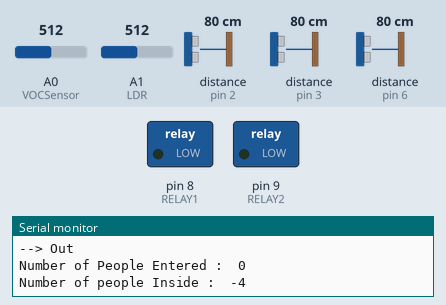
Simulated run of this sketch. Board: Arduino Uno, built with avr-gcc and run on an emulated ATmega328P. On the bench: switched loads named in the sketch (green lamp = pin HIGH), the last lines printed to the serial monitor. Wiring (inferred from the names in the program): 2 × ultrasonic range finder: trigger pin 4, echo pin 2 / trigger pin 5, echo pin 3. Dashed ring = blinking. The inputs (shaded band) are chosen by the test bench; at power-on: distance to the obstacle (sensors on pin 3, pin 2, pin 6) 80 cm, A0 (VOCSensor) = 512, A1 (LDR) = 512. The echo pulse lasts 58.3 µs per cm; the modem accepts every AT command (registered, SIM ready, sends succeed) and sends nothing else; pins used as bus, display or sensor lines are not drawn.

Above: at 1.2 s.
1.3 s: distance to the obstacle (sensor on pin 3) set to 60 cm
5.0 s: distance to the obstacle (sensor on pin 2) set to 2 cm
8.7 s: distance to the obstacle (sensor on pin 2) set to 120 cm
At 11.5 s:
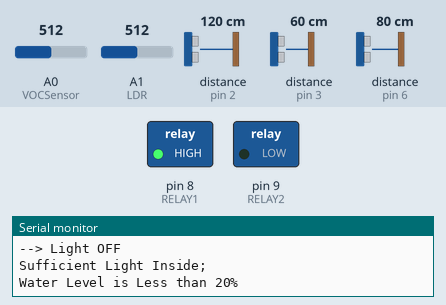
12.4 s: A0 (VOCSensor) set to 323
16.1 s: A0 (VOCSensor) set to 291
At 17.6 s:
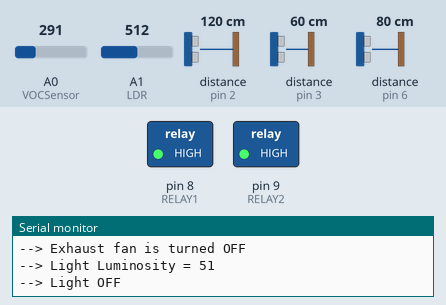
18.0 s: A1 (LDR) set to 692
19.6 s: A1 (LDR) set to 719
At 20.2 s:
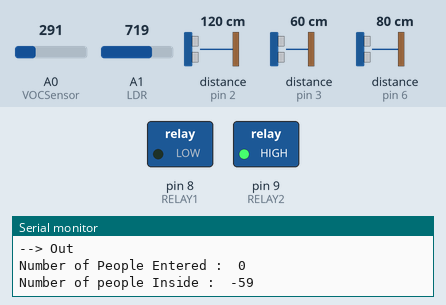
Timing chart, 0 to 22.2 s (numbered marks = the images above; inputs shaded):
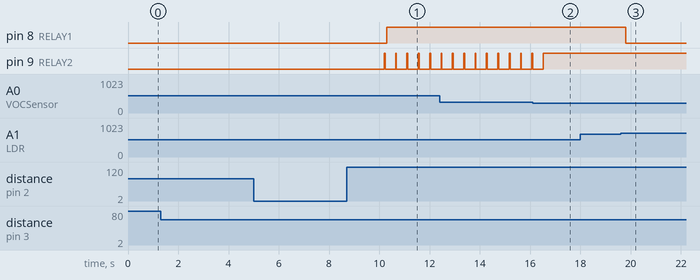

The sketch:

ProperCode.ino
```cpp
#include <SoftwareSerial.h>

/* RX and TX of Arduino to TX RX of ESP8266*/
#define RX 10
#define TX 11

// for person counter
#define trigPin1 4
#define echoPin1 2
#define trigPin2 5
#define echoPin2 3
#define trigPin3 7
#define echoPin3 6

//For the Relay
#define RELAY1  8
#define RELAY2  9

/* Wifi Address and Details*/
/*---------------------------------*/
String AP = "M7";
String PASS = "qwertyuipo";
/*---------------------------------*/

int countTrueCommand;
int countTimeCommand;
/* Server Setups, Server is in flask yay! */

/*---------------------------------*/
String HOST = "192.168.1.102";
String PORT = "5000";
/*---------------------------------*/

/* Analog PINS */
/*-----------------*/
int VOCSensor = A0;
int LDR = A1;
/*-----------------*/

int circ = 5;
int heat = 10000;
int circheat = 9;
boolean found = false;
float VOC, CO, Temp, Sound;

//for ultrasonic sensor (person counter)
int counter = 0;
int counter1 = 0;
int lf = 0;
int rf = 0;
int LDRValue, WL;
long duration, distance, RightSensor,LeftSensor;
float distance1,distance2,distance3;
int peopleinside=0;

unsigned long startMillis,currentMillis,startMillis_2,currentMillis_2;
SoftwareSerial esp8266(RX,TX); //Establishes the Serial Connection

void setup(){
  Serial.begin(9600);
  esp8266.begin(115200);
  pinMode(LDR, INPUT);
  /* Wifi Setup */
  sendCommand("AT",25,"OK");
  sendCommand("AT+CWMODE=1",25,"OK");
  sendCommand("AT+CWJAP=\""+ AP +"\",\""+ PASS +"\"",20,"OK");

  /* Ultrasonic Setup */
  pinMode(trigPin1, OUTPUT);
  pinMode(echoPin1, INPUT);
  pinMode(trigPin2, OUTPUT);
  pinMode(echoPin2, INPUT);
  pinMode(trigPin3, OUTPUT);
  pinMode(echoPin3, INPUT);

  startMillis = millis();
  pinMode(RELAY1, OUTPUT);
  pinMode(RELAY2, OUTPUT);

}

void loop()
{
  SendData();
  Do_Stuffs();
  GetPC();      // To get person counter values (Integrated with RELAY2 for switching ON exhaust fan)
}

void Do_Stuffs(){
  currentMillis_2 = millis();
  if( currentMillis_2-startMillis_2 >=10000){
     GetVOC();                      // To get gas sensor values     (Integrated with RELAY2 for switching ON exhaust fan)
     LDRValue = GetLDR();           // To get LDR values            (Integrated with RELAY1 for switching ON LED Light)
     GetWL();                       // To get Water level
  }
}

void SendData(){
  currentMillis = millis();
  if( currentMillis-startMillis >= 300000){
  /* Server Query */
  String getData = "GET /update?valGas=";
  getData += String(VOC);
  getData +="&valLDR=";
  getData += String(LDRValue);
  getData +="&valPC=";
  getData +=String(counter);
  getData +="&valWL=";
  getData +=String(WL);
  getData += "\r\n\r\n";
  /*--------------------------------*/
  sendCommand("AT+CIPMUX=1",5,"OK");
  sendCommand("AT+CIPSTART=0,\"TCP\",\""+ HOST +"\","+ PORT,15,"OK");
  esp8266.println("AT+CIPSEND=0,140");
  countTrueCommand++;
  sendCommand(getData,5,"OK");
  Serial.println(getData);
  startMillis = currentMillis;
  }
}

int GetLDR()
{
  int LDRValue = (analogRead(LDR)/10);
  Serial.print("--> Light Luminosity = ");
  Serial.println(LDRValue);
  if ((LDRValue <=70) && (LDRValue >=30))
  {
  digitalWrite(RELAY1,1);          // Turns Relay Off
  Serial.println("--> Light OFF");
  Serial.println("Sufficient Light Inside;");
  }
  else if (LDRValue <=30)
  {
  digitalWrite(RELAY1,1);          // Turns Relay Off
  Serial.println("--> Light OFF");
  Serial.println("Enough Light Inside;");
  }
  else
  {
  digitalWrite(RELAY1,0);           // Turns ON Relay 1 (LED Light)
  Serial.println("--> Light ON");
  Serial.println("No Light Inside;");
  }
  return LDRValue;
}

void GetVOC()
{
 digitalWrite(circheat, HIGH);
 float val0 = analogRead(VOCSensor);
 VOC = map(val0, 0, 1023, 0, 100);
 Serial.print("--> Gas Sensor Readinds :  ");
 Serial.println(VOC);

 if(VOC > 30)
 {
 digitalWrite(RELAY2,0);                               // Turns ON RELAY 2 (Exhaust Fan)
 Serial.println("--> Exhaust Fan is Turned ON ");
 }
 else if( VOC < 30 )
 {
 digitalWrite(RELAY2,1);                                  // Turns OFF RELAY 2 (Exhaust fan)
 Serial.println("--> Exhaust fan is turned OFF ");
 }
}

void GetPC()
{
  distance1 = SonarSensor(trigPin1, echoPin1);
  distance2 = SonarSensor(trigPin2, echoPin2);

  if(distance2<150){
  lf=1;
  lfin();
  }

  else if(distance1<150){
  rf=1;
  rfout();
  }

}

void lfin()
{
  delay(250);
  distance1=SonarSensor(trigPin1, echoPin1);

  if(distance1<150){
  rf=1;
  }
  else
  {
    loop();
  }
  if((lf==1)&&(rf==1 ))
  {
  Serial.println("--> Out  ");
  Serial.print("Number of People Entered :  ");
  Serial.println(counter);

  counter1+=1;
  //Serial.print("Number of People Left :  ");
  //Serial.println(counter1);


  peopleinside=peopleinside-1;
  Serial.print("Number of people Inside :  ");
  Serial.println(peopleinside);
  Serial.println(" ");

  lf=0;
  rf=0;

   loop();
}
}

void rfout()
{
delay(250);
distance2 = SonarSensor(trigPin2, echoPin2);

  if(distance2<150){
  lf=1;
  }
  else
  {
    loop();
  }
  if(rf==1 && lf==1 )
  {
   Serial.println("--> In ");
   counter+=1;
   Serial.print("Number of People Entered :  ");
   Serial.println(counter);
   //Serial.print("Number of People Left :  ");
   //Serial.println(counter1);


   peopleinside=peopleinside+1;
   Serial.print("Number of people Inside :  ");
   Serial.println(peopleinside);
   Serial.println(" ");

   lf=0;
   rf=0;


   loop();
  }
}

void GetWL()
{
distance3=SonarSensor( trigPin3, echoPin3 );

 WL=100-distance3;
  if (WL <= 20){
  Serial.println("Water Level is Less than 20% ");
  }
  else if (WL <= 70){
  Serial.println("Water Level Adequate : 70%");
  }
  else if(WL <= 90){
  Serial.println("Water Level Full : 100%");
  }
}

float getVoltage(int pin){
  return (analogRead(pin)*(5.0/1023.0));
}

float map(float x, float in_min, float in_max, float out_min, float out_max){
 return (x - in_min) * (out_max - out_min) / (in_max - in_min) + out_min;
}

float SonarSensor(int trigPin,int echoPin)
{
    digitalWrite(trigPin, LOW);
    delayMicroseconds(5);
    digitalWrite(trigPin, HIGH);
    delayMicroseconds(10);
    digitalWrite(trigPin, LOW);

    pinMode(echoPin, INPUT);
    duration = pulseIn(echoPin, HIGH);
    distance = (duration/2) / 29.1;

    return distance;
}

void sendCommand(String command, int maxTime, char readReplay[])
{
  Serial.print(countTrueCommand);
  Serial.print(": at command => ");
  Serial.print(command);
  Serial.print(" ");

  while(countTimeCommand < (maxTime*1)){
    esp8266.println(command);                //at+cipsend
     if(esp8266.find(readReplay)){
      found = true;
      break;
     }
    countTimeCommand++;
  }
  if(found == true){
    Serial.println("OYI");
    countTrueCommand++;
    countTimeCommand = 0;
  }
  if(found == false){
    Serial.println("Fail");
    countTrueCommand = 0;
    countTimeCommand = 0;
  }
  found = false;
}
```

Measured:
- the behaviour switches between 307 and 306 on A0 (VOCSensor) (found by bisection; images 1 and 2)
- the behaviour switches between 709 and 710 on A1 (LDR) (found by bisection; images 2 and 3)
- after the input at 16.1 s, pin 9 (RELAY2): goes on until 16.5 s, then stays HIGH
- after the input at 19.6 s, pin 8 (RELAY1): HIGH → LOW after 0.19 s
- by itself, pin 9 (RELAY2): alternates HIGH for 0.04 s and LOW for 0.42 s
